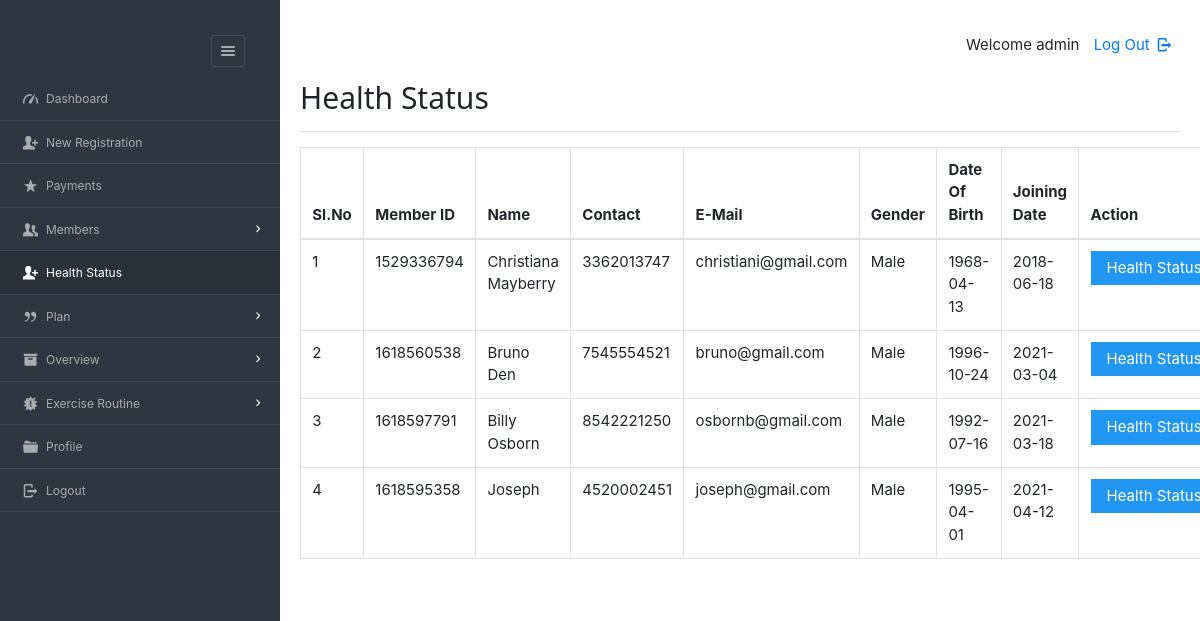
Page /dashboard/admin/new_health_status.php (signed in) on the committed database.
### tables this page shows
CREATE TABLE `enrolls_to` (
  `et_id` int(5) NOT NULL,
  `pid` varchar(8) NOT NULL,
  `uid` varchar(20) NOT NULL,
  `paid_date` varchar(15) DEFAULT NULL,
  `expire` varchar(15) DEFAULT NULL,
  `renewal` varchar(15) DEFAULT NULL
);

CREATE TABLE `users` (
  `userid` varchar(20) NOT NULL,
  `username` varchar(40) NOT NULL,
  `gender` varchar(8) NOT NULL,
  `mobile` varchar(20) NOT NULL,
  `email` varchar(20) NOT NULL,
  `dob` varchar(10) NOT NULL,
  `joining_date` varchar(10) NOT NULL
);

### dashboard/admin/new_health_status.php (the view, shortened to what this page needs)
<?php
require '../../include/db_conn.php';
?>
<!DOCTYPE html>
<html lang="en">
<head>
  <link rel="stylesheet" href="../../css/style.css"  id="style-resource-5">
    <link rel="stylesheet" href="../../css/dashMain.css">
    <link rel="stylesheet" type="text/css" href="../../css/entypo.css">
	<link href="a1style.css" rel="stylesheet" type="text/css">
	<link rel="stylesheet" href="https://stackpath.bootstrapcdn.com/bootstrap/4.3.1/css/bootstrap.min.css">
</head>
     <body class="page-body  page-fade" onload="collapseSidebar()">
    	<div class="page-container sidebar-collapsed" id="navbarcollapse">
		<div class="sidebar-menu">
			<header class="logo-env">
					<div class="sidebar-collapse" onclick="collapseSidebar()">
				<a href="#" class="sidebar-collapse-icon with-animation">
					<i class="entypo-menu"></i>
				</a>
			</div>
			</header>
    		<?php include('nav.php'); ?>
    	</div>
    		<div class="main-content">
				<div class="row">
					<div class="col-md-6 col-sm-8 clearfix">
					</div>
					<div class="col-md-6 col-sm-4 clearfix hidden-xs">
						<ul class="list-inline links-list pull-right">
							<li>Welcome <?php echo $_SESSION['full_name']; ?>
							</li>
							<li>
								<a href="logout.php">
									Log Out <i class="entypo-logout right"></i>
								</a>
							</li>
						</ul>
					</div>
				</div>
		<h2>Health Status</h2>
		<hr />
		<table class="table table-bordered datatable" id="table-1" border=1>
			<thead>
				<tr><h2>
					<th>Sl.No</th>
					<th>Member ID</th>
					<th>Name</th>
					<th>Contact</th>
					<th>E-Mail</th>
					<th>Gender</th>
					<th>Date Of Birth</th>
					<th>Joining Date</th>
					<th>Action</th></h2>
				</tr>
			</thead>
				<tbody>
						<?php
							$query  = "select * from users ORDER BY joining_date";
							$result = mysqli_query($con, $query);
							$sno    = 1;
							if (mysqli_affected_rows($con) != 0) {
							    while ($row = mysqli_fetch_array($result, MYSQLI_ASSOC)) {
							        $uid   = $row['userid'];
							        $query1  = "select * from enrolls_to WHERE uid='$uid' AND renewal='yes'";
							        $result1 = mysqli_query($con, $query1);
							        if (mysqli_affected_rows($con) == 1) {
							            while ($row1 = mysqli_fetch_array($result1, MYSQLI_ASSOC)) {
							                echo "<tr><td>".$sno."</td>";
							                echo "<td>" . $row['userid'] . "</td>";
							                echo "<td>" . $row['username'] . "</td>";
							                echo "<td>" . $row['mobile'] . "</td>";
							                echo "<td>" . $row['email'] . "</td>";
							                echo "<td>" . $row['gender'] . "</td>";
							                echo "<td>" . $row['dob'] . "</td>";
							                echo "<td>" . $row['joining_date'] ."</td>";
							                $uname=$row['username'];
							       			$udob=$row['dob'];
							        		$ujoing=$row['joining_date'];
							        		$ugender=$row['gender'];
							                $sno++;
							                echo "<td><form action='health_status_entry.php' method='post'><input type='hidden' name='uid' value='" . $uid . "'/>
							                <input type='hidden' name='uname' value='" . $uname . "'/>
							                <input type='hidden' name='udob' value='" . $udob . "'/>
							                <input type='hidden' name='ujoin' value='" . $ujoing . "'/>
							                <input type='hidden' name='ugender' value='" . $ugender . "'/><input type='submit' class='a1-btn a1-blue' id='button1' value='Health Status' class='btn btn-info'/></form></td></tr>";
							            }
							        }
							    }
							}
						?>
					</tbody>
				</table>
    	</div>
    </body>
</html>

### css/style.css (style rules this page uses)
html { font-size: 62.5%; font-family: sans-serif; }
div { display: block; }
body { font-family: "Noto Sans", sans-serif, "Helvetica Neue", Helvetica, Arial, sans-serif; font-size: 12px; line-height: 1.428571429; display: block; margin: 0; }
*, *:before, *:after { box-sizing: border-box; }
a { text-decoration: none; background: transparent; }
input, button, select, textarea { font-family: inherit; font-size: inherit; line-height: inherit; }
button, input { line-height: normal; }
button, input, select, textarea { font-family: inherit; font-size: 100%; margin: 0; }
input { background-color: white; cursor: text; padding: 1px; border-width: 2px; border-style: inset; border-color: initial; border-image: initial; }
input, textarea, select, button { text-rendering: auto; color: initial; letter-spacing: normal; word-spacing: normal; text-transform: none; text-indent: 0px; text-shadow: none; display: inline-block; text-align: start; margin: 0em; font: 400 13.3333px Arial; }
button, html input[type="button"], input[type="reset"], input[type="submit"] { cursor: pointer; }
a { color: #373e4a; text-decoration: none; }
a { background: transparent; }
a { color: #373e4a; }
.page-container { position: relative; padding-left: 280px; }
.page-container .sidebar-menu { position: absolute; width: 280px; top: 0; left: 0; bottom: 0; background: #303641; color: #aaabae; z-index: 1; min-height: 796px; box-sizing: border-box; }
.page-container .sidebar-menu .logo-env { width: 100%; padding: 35px; padding-bottom: 10px; box-sizing: border-box; }
.page-container .sidebar-menu .logo-env:before, .page-container .sidebar-menu .logo-env:after { content: " "; display: table; }
.page-container .sidebar-menu .logo-env > div { display: block; vertical-align: middle; white-space: nowrap; float: left; }
.page-container .sidebar-menu .logo-env > div > a { display: inline-block; color: #aaabae; }
.page-container .sidebar-menu .logo-env > div.sidebar-collapse, .page-container .sidebar-menu .logo-env > div.sidebar-mobile-menu { position: relative; float: right; }
.page-container .sidebar-menu .logo-env > div.sidebar-collapse a, .page-container .sidebar-menu .logo-env > div.sidebar-mobile-menu a { display: inline-block; border: 1px solid #454a54; text-align: center; padding: 0; line-height: 1; font-size: 20px; font-weight: 300; padding: 5px 2px; background-clip: padding-box; border-radius: 3px; transition: all 200ms ease-in-out; }
.page-container .sidebar-menu .logo-env:after { clear: both; }
ul, ol { margin-top: 0; margin-bottom: 8.5px; }
ul, menu, dir { display: block; list-style-type: disc; }
li { display: list-item; }
i, cite, em, var, address, dfn { font-style: italic; }

### css/entypo.css (style rules this page uses)
[class^="entypo-"]:before, [class*=" entypo-"]:before { font-family: "entypo"; font-style: normal; font-weight: normal; speak: none; display: inline-block; text-decoration: inherit; width: 1em; margin-right: .2em; text-align: center; font-variant: normal; text-transform: none; line-height: 1em; margin-left: .2em; }
.entypo-menu:before { content: '\e811'; }
.entypo-logout:before { content: '\e85d'; }

### dashboard/admin/new_health_status.php (style rules this page uses)
#button1 { width:126px; }

### rows in the picture
users: userid "1529336794", username "Christiana Mayberry", mobile "3362013747", email "christiani@gmail.com", gender "Male", dob "1968-04-13", joining_date "2018-06-18"
users: userid "1618560538", username "Bruno Den", mobile "7545554521", email "bruno@gmail.com", gender "Male", dob "1996-10-24", joining_date "2021-03-04"
users: userid "1618597791", username "Billy Osborn", mobile "8542221250", email "osbornb@gmail.com", gender "Male", dob "1992-07-16", joining_date "2021-03-18"
users: userid "1618595358", username "Joseph", mobile "4520002451", email "joseph@gmail.com", gender "Male", dob "1995-04-01", joining_date "2021-04-12"

### other values in the picture
$_SESSION['full_name'] "admin"
